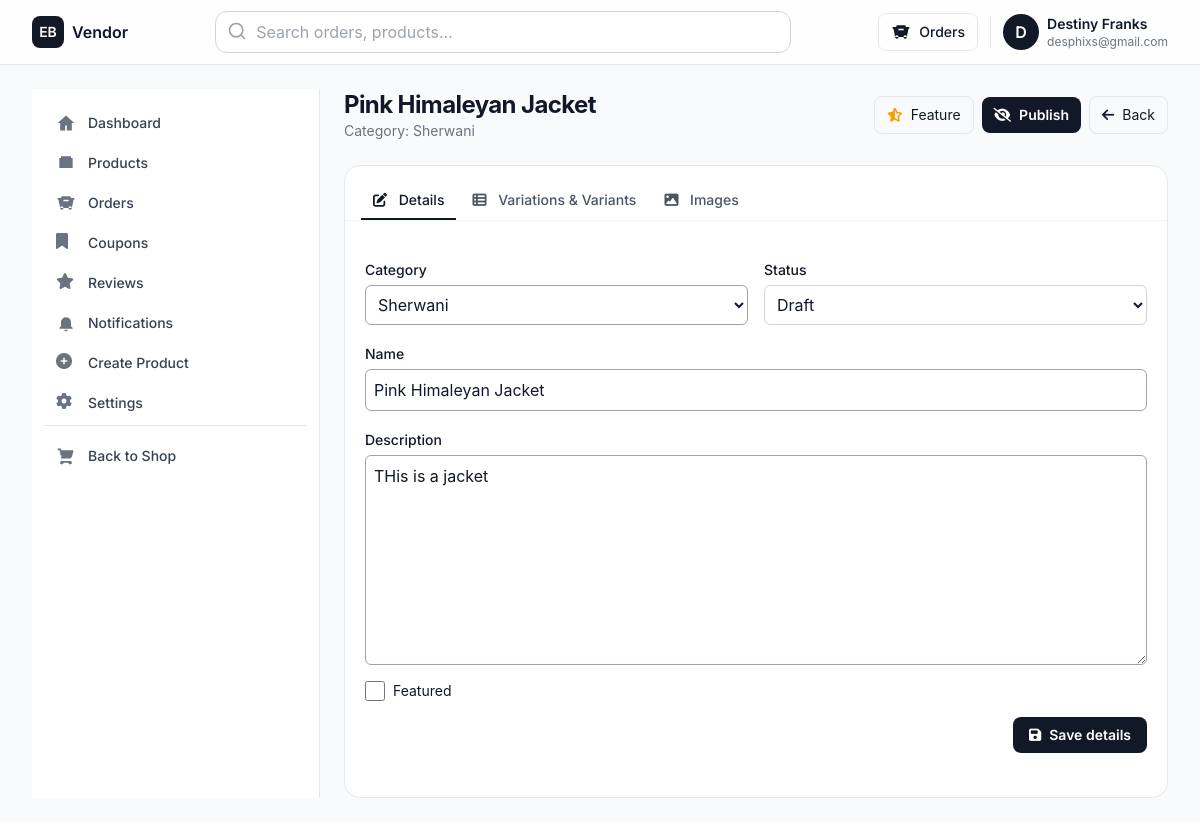
Page /vendor/products/6/edit/ (signed in) on the committed database.
### userauths/models.py (models this page shows, shortened)
class User(AbstractUser):
    class Role(models.TextChoices):
        BUYER = "BUYER", "Buyer"
        VENDOR = "VENDOR", "Vendor"
    email = models.EmailField(unique=True)
    username = models.CharField(unique=True, max_length=50)
    role = models.CharField(max_length=50, choices=Role.choices, default=Role.BUYER)
    USERNAME_FIELD = 'email'
    REQUIRED_FIELDS = ['username']

### store/models.py (models this page shows, shortened)
class Product(models.Model):
    class ProductStatus(models.TextChoices):
        DRAFT = "DRAFT", "Draft"
        PUBLISHED = "PUBLISHED", "Published"
        ARCHIVED = "ARCHIVED", "Archived"
    vendor = models.ForeignKey(settings.AUTH_USER_MODEL, on_delete=models.CASCADE, related_name='products', limit_choices_to={'role': 'VENDOR'})
    category = models.ForeignKey(Category, on_delete=models.SET_NULL, null=True, related_name='products')
    name = models.CharField(max_length=255)
    slug = models.SlugField(max_length=255, unique=True, blank=True)
    description = CKEditor5Field('Text', config_name='default')
    status = models.CharField(max_length=10, choices=ProductStatus.choices, default=ProductStatus.DRAFT)
    is_featured = models.BooleanField(default=False)
    created_at = models.DateTimeField(auto_now_add=True)
    updated_at = models.DateTimeField(auto_now=True)
    uuid = ShortUUIDField(length=12, max_length=50, alphabet="1234567890")
    class Meta:
        ordering = ['-created_at']

class Category(models.Model):
    name = models.CharField(max_length=255, unique=True)
    image = models.FileField(upload_to="categoryImages", null=True, blank=True)
    slug = models.SlugField(max_length=255, null=True, blank=True)
    description = models.CharField(blank=True, max_length=255, null=True)
    parent = models.ForeignKey('self', on_delete=models.SET_NULL, null=True, blank=True, related_name='children')
    is_active = models.BooleanField(default=True)
    featured = models.BooleanField(default=False)
    trending = models.BooleanField(default=False)
    class Meta:
        verbose_name_plural = 'Categories'
        ordering = ['name']
    def __str__(self):
        return self.name

### vendor/products.py (the view)
    def _wrapped(request, *args, **kwargs):
        if not request.user.is_authenticated:
            from django.contrib.auth.views import redirect_to_login
            return redirect_to_login(request.get_full_path())
        if getattr(request.user, "role", "").upper() != "VENDOR":
            return HttpResponseBadRequest("Vendor account required.")
        return view_func(request, *args, **kwargs)

### vendor/templates/vendor/product_edit.html (shortened to what this page needs)
{% extends "partials/vendor/vendor_navigation.html" %}
{% block vendor_content %}
<link rel="stylesheet" href="https://cdnjs.cloudflare.com/ajax/libs/font-awesome/6.5.0/css/all.min.css"/>
<div id="prod-app"
     class="space-y-6"
     data-product-id="{{ product.id }}"
     data-url-product-update="{% url 'vendor:product_update_details_ajax' product.id %}"
     data-url-publish-toggle="{% url 'vendor:product_publish_toggle_ajax' product.id %}"
     data-url-feature-toggle="{% url 'vendor:product_feature_toggle_ajax' product.id %}"
     data-url-image-upload="{% url 'vendor:product_image_upload_ajax' product.id %}"
     data-url-image-delete="{% url 'vendor:product_image_delete_ajax' 0 %}"
     data-url-image-primary="{% url 'vendor:product_image_mark_primary_ajax' 0 %}"
     data-url-varcat-create="{% url 'vendor:varcat_create_ajax' %}"
     data-url-varcat-update="{% url 'vendor:varcat_update_ajax' 0 %}"
     data-url-varcat-delete="{% url 'vendor:varcat_delete_ajax' 0 %}"
     data-url-varval-add="{% url 'vendor:varval_add_ajax' 0 %}"
     data-url-varval-del="{% url 'vendor:varval_delete_ajax' 0 %}"
     data-url-variant-create="{% url 'vendor:variant_create_ajax' product.id %}"
     data-url-variant-get="{% url 'vendor:variant_get_ajax' 0 %}"
     data-url-variant-update="{% url 'vendor:variant_update_ajax' 0 %}"
     data-url-variant-toggle="{% url 'vendor:variant_toggle_active_ajax' 0 %}"
     data-url-variant-primary="{% url 'vendor:variant_set_primary_ajax' 0 %}"
     data-url-variant-delete="{% url 'vendor:variant_delete_ajax' 0 %}"
>
  <div class="flex flex-col sm:flex-row sm:items-center sm:justify-between gap-3">
    <div>
      <h1 class="text-2xl font-bold tracking-tight">{{ product.name }}</h1>
      <p class="text-sm text-gray-500">Category: {{ product.category.name }}</p>
    </div>
    <div class="flex items-center gap-2">
      <button id="btnFeature" class="inline-flex items-center gap-2 rounded-lg border border-gray-200 px-3 py-2 text-sm hover:bg-gray-50">
        <i class="fa-solid fa-star{% if not product.is_featured %}-half-stroke{% endif %} text-amber-500"></i>
        {% if product.is_featured %}Unfeature{% else %}Feature{% endif %}
      </button>
      <button id="btnPublish" class="inline-flex items-center gap-2 rounded-lg {% if product.status == 'PUBLISHED' %}bg-emerald-600 text-white{% else %}bg-gray-900 text-white{% endif %} px-3 py-2 text-sm font-semibold hover:opacity-90">
        <i class="fa-solid {% if product.status == 'PUBLISHED' %}fa-eye{% else %}fa-eye-slash{% endif %}"></i>
        {% if product.status == 'PUBLISHED' %}Unpublish{% else %}Publish{% endif %}
      </button>
      <a href="{% url 'vendor:products' %}" class="inline-flex items-center gap-2 rounded-lg border border-gray-200 px-3 py-2 text-sm hover:bg-gray-50">
        <i class="fa-solid fa-arrow-left"></i> Back
      </a>
    </div>
  </div>
  <div class="rounded-2xl border border-gray-200 bg-white">
    <div class="border-b border-gray-100 px-4 pt-4">
      <nav class="flex gap-1">
        <button type="button" data-tab="details" class="tab-btn px-3 py-2 text-sm font-medium rounded-t-lg border-b-2 border-gray-900">
          <i class="fa-solid fa-pen-to-square mr-2"></i> Details
        </button>
        <button type="button" data-tab="variants" class="tab-btn px-3 py-2 text-sm font-medium rounded-t-lg text-gray-600 hover:text-gray-900 border-b-2 border-transparent">
          <i class="fa-solid fa-table-list mr-2"></i> Variations & Variants
        </button>
        <button type="button" data-tab="images" class="tab-btn px-3 py-2 text-sm font-medium rounded-t-lg text-gray-600 hover:text-gray-900 border-b-2 border-transparent">
          <i class="fa-solid fa-image mr-2"></i> Images
        </button>
      </nav>
    </div>
    <div class="p-5 space-y-6">
      <section id="tab-details" class="tab-panel">
        <form id="formDetails" class="space-y-4">
          <div class="grid grid-cols-1 md:grid-cols-2 gap-4">
            <div>
              <label class="text-sm font-medium">Category</label>
              {{ details_form.category|default:details_form.fields.category }}
            </div>
            <div>
              <label class="text-sm font-medium">Status</label>
              {{ details_form.status }}
            </div>
          </div>
          <div>
            <label class="text-sm font-medium">Name</label>
            {{ details_form.name }}
          </div>
          <div>
            <label class="text-sm font-medium">Description</label>
            {{ details_form.description }}
          </div>
          <div class="flex items-center gap-2">
            <label class="inline-flex items-center gap-2 text-sm">
              {{ details_form.is_featured }} Featured
            </label>
          </div>
          <div class="flex items-center justify-end">
            <button class="inline-flex items-center gap-2 rounded-lg bg-gray-900 text-white px-4 py-2 text-sm font-semibold hover:bg-black">
              <i class="fa-solid fa-floppy-disk"></i> Save details
            </button>
          </div>
        </form>
      </section>
    </div>
  </div>
</div>
{% endblock %}

### templates/partials/vendor/vendor_navigation.html (shortened to what this page needs)
{% extends "base/vendor_base.html" %}
{% block content %}
<div class="min-h-screen bg-gray-50 text-gray-900">
  <header class="sticky top-0 z-50 bg-white/80 backdrop-blur border-b border-gray-200">
    <div class="max-w-8xl mx-auto px-4 sm:px-6 lg:px-8 h-16 flex items-center justify-between">
      <div class="flex items-center gap-3">
        <a href="{% url 'vendor:dashboard' %}" class="flex items-center gap-2">
          <span class="inline-flex items-center justify-center rounded-lg bg-gray-900 text-white h-8 w-8 text-sm font-semibold">EB</span>
          <span class="font-semibold">Vendor</span>
        </a>
      </div>
      <div class="hidden md:flex flex-1 max-w-xl mx-6">
        <div class="relative w-full">
          <input type="search" placeholder="Search orders, products…" class="w-full rounded-xl border border-gray-300 pl-10 pr-3 py-2 focus:ring-2 focus:ring-gray-900/20 focus:border-gray-400 bg-white/70">
          <svg class="absolute left-3 top-2.5 h-5 w-5 text-gray-400" xmlns="http://www.w3.org/2000/svg" fill="none" viewBox="0 0 24 24" stroke="currentColor">
            <path stroke-linecap="round" stroke-linejoin="round" stroke-width="2" d="m21 21-4.35-4.35M11 19a8 8 0 1 1 0-16 8 8 0 0 1 0 16z"/>
          </svg>
        </div>
      </div>
      <div class="flex items-center gap-3">
        <a href="{% url 'vendor:orders' %}" class="hidden sm:inline-flex items-center gap-2 rounded-lg border border-gray-200 px-3 py-2 hover:bg-gray-50">
          <svg class="h-5 w-5" xmlns="http://www.w3.org/2000/svg" fill="currentColor" viewBox="0 0 24 24"><path d="M7 4h10l1 2h4v2h-1l-2 10H5L3 8H2V6h4l1-2zm2.1 4l-.5 2h6.8l-.5-2H9.1zM7 20a2 2 0 1 0 0-4 2 2 0 0 0 0 4zm10 0a2 2 0 1 0 0-4 2 2 0 0 0 0 4z"/></svg>
          <span class="text-sm font-medium">Orders</span>
        </a>
        <a href="{% url 'vendor:settings' %}" class="flex items-center gap-2">
          <div class="h-9 w-9 rounded-full bg-gray-900 text-white grid place-items-center font-semibold">
            {{ request.user.first_name|default:request.user.username|first|upper }}
          </div>
          <div class="hidden sm:flex flex-col leading-tight">
            <span class="text-sm font-semibold">{{ request.user.get_full_name|default:request.user.username }}</span>
            <span class="text-xs text-gray-500">{{ request.user.email }}</span>
          </div>
        </a>
      </div>
    </div>
  </header>
  <div class="max-w-8xl mx-auto px-4 sm:px-6 lg:px-8 py-6">
    <div class="grid grid-cols-1 lg:grid-cols-[18rem_minmax(0,1fr)] gap-6">
      {% with view=request.resolver_match.view_name %}
      <aside id="vendorSidebar" class="fixed lg:static inset-y-0 left-0 z-50 w-72 transform -translate-x-full lg:translate-x-0 transition-transform duration-300 bg-white border-r border-gray-200 shadow-xl lg:shadow-none">
        <nav class="px-3 py-4 space-y-1 overflow-y-auto h-[calc(100vh-4rem)] lg:h-auto">
          <a href="{% url 'vendor:dashboard' %}"
             class="group flex items-center gap-3 px-3 py-2 rounded-xl transition
             {% if view == 'vendor:dashboard' %}bg-gray-900 text-white{% else %}text-gray-700 hover:bg-gray-100{% endif %}">
            <svg class="h-5 w-5 {% if view == 'vendor:dashboard' %}text-white{% else %}text-gray-500 group-hover:text-gray-700{% endif %}" xmlns="http://www.w3.org/2000/svg" fill="currentColor" viewBox="0 0 24 24"><path d="M12 3l10 9h-3v9h-6v-6H11v6H5v-9H2z"/></svg>
            <span class="text-sm font-medium">Dashboard</span>
          </a>
          <a href="{% url 'vendor:products' %}"
             class="group flex items-center gap-3 px-3 py-2 rounded-xl transition
             {% if view == 'vendor:products' %}bg-gray-900 text-white{% else %}text-gray-700 hover:bg-gray-100{% endif %}">
            <svg class="h-5 w-5 {% if view == 'vendor:products' %}text-white{% else %}text-gray-500 group-hover:text-gray-700{% endif %}" xmlns="http://www.w3.org/2000/svg" fill="currentColor" viewBox="0 0 24 24"><path d="M4 6h16v12H4zM6 4h12v2H6z"/></svg>
            <span class="text-sm font-medium">Products</span>
          </a>
          <a href="{% url 'vendor:orders' %}"
             class="group flex items-center gap-3 px-3 py-2 rounded-xl transition
             {% if view == 'vendor:orders' or view == 'vendor:order_detail' %}bg-gray-900 text-white{% else %}text-gray-700 hover:bg-gray-100{% endif %}">
            <svg class="h-5 w-5 {% if view == 'vendor:orders' or view == 'vendor:order_detail' %}text-white{% else %}text-gray-500 group-hover:text-gray-700{% endif %}" xmlns="http://www.w3.org/2000/svg" fill="currentColor" viewBox="0 0 24 24"><path d="M7 4h10l1 2h4v2h-1l-2 10H5L3 8H2V6h4l1-2zm2.1 4l-.5 2h6.8l-.5-2H9.1zM7 20a2 2 0 1 0 0-4 2 2 0 0 0 0 4zm10 0a2 2 0 1 0 0-4 2 2 0 0 0 0 4z"/></svg>
            <span class="text-sm font-medium">Orders</span>
          </a>
          <a href="{% url 'vendor:coupons' %}"
             class="group flex items-center gap-3 px-3 py-2 rounded-xl transition
             {% if view == 'vendor:coupons' %}bg-gray-900 text-white{% else %}text-gray-700 hover:bg-gray-100{% endif %}">
              <i class="fas fa-bookmark h-5 w-5 text-gray-500"></i>
            <span class="text-sm font-medium">Coupons</span>
          </a>
          <a href="{% url 'vendor:reviews' %}"
             class="group flex items-center gap-3 px-3 py-2 rounded-xl transition
             {% if view == 'vendor:reviews' %}bg-gray-900 text-white{% else %}text-gray-700 hover:bg-gray-100{% endif %}">
              <i class="fas fa-star h-5 w-5 text-gray-500"></i>
            <span class="text-sm font-medium">Reviews</span>
          </a>
          <a href="{% url 'vendor:notifications' %}"
             class="group flex items-center gap-3 px-3 py-2 rounded-xl transition
             {% if view == 'vendor:notifications' %}bg-gray-900 text-white{% else %}text-gray-700 hover:bg-gray-100{% endif %}">
            <svg class="h-5 w-5 {% if view == 'vendor:notifications' %}text-white{% else %}text-gray-500 group-hover:text-gray-700{% endif %}" xmlns="http://www.w3.org/2000/svg" fill="currentColor" viewBox="0 0 24 24"><path d="M12 22a2 2 0 0 0 2-2H10a2 2 0 0 0 2 2zM18 16v-5a6 6 0 1 0-12 0v5l-2 2v1h16v-1l-2-2z"/></svg>
            <span class="text-sm font-medium">Notifications</span>
          </a>
          <a href="{% url 'vendor:notifications' %}"
             class="group flex items-center gap-3 px-3 py-2 rounded-xl transition
             {% if view == 'vendor:notifications' %}bg-gray-900 text-white{% else %}text-gray-700 hover:bg-gray-100{% endif %}">
              <i class="fas fa-plus-circle h-5 w-5 text-gray-500"></i>
            <span class="text-sm font-medium">Create Product</span>
          </a>
          <a href="{% url 'vendor:settings' %}"
             class="group flex items-center gap-3 px-3 py-2 rounded-xl transition
             {% if view == 'vendor:settings' %}bg-gray-900 text-white{% else %}text-gray-700 hover:bg-gray-100{% endif %}">
              <i class="fas fa-cog h-5 w-5 text-gray-500"></i>
            <span class="text-sm font-medium">Settings</span>
          </a>
          <div class="pt-3 mt-3 border-t border-gray-200">
            <a href="{% url 'store:cart' %}" class="group flex items-center gap-3 px-3 py-2 rounded-xl text-gray-700 hover:bg-gray-100">
              <span class="text-sm font-medium">Back to Shop</span>
            </a>
          </div>
        </nav>
      </aside>
      {% endwith %}
      <main class="min-w-0">
        {% block vendor_content %}
        {% endblock %}
      </main>
    </div>
  </div>
</div>
{% endblock %}

### rows in the picture
User: user.first_name|first "D", user.get_full_name "Destiny Franks", user.email "desphixs@gmail.com"
Product: name "Pink Himaleyan Jacket", category.name "Sherwani", category "Sherwani", status "Draft", description "THis is a jacket"
